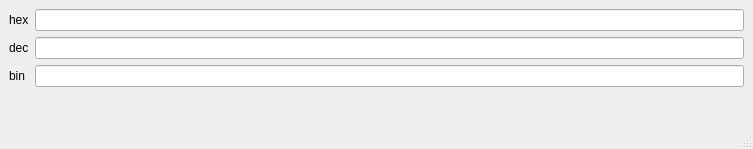
<?xml version="1.0" encoding="UTF-8"?>
<ui version="4.0">
 <class>MainWindow</class>
 <widget class="QMainWindow" name="MainWindow">
  <property name="geometry">
   <rect>
    <x>0</x>
    <y>0</y>
    <width>753</width>
    <height>149</height>
   </rect>
  </property>
  <property name="windowTitle">
   <string>Register</string>
  </property>
  <widget class="QWidget" name="centralwidget">
   <layout class="QFormLayout" name="formLayout">
    <item row="0" column="0">
     <widget class="QLabel" name="label">
      <property name="text">
       <string>hex</string>
      </property>
     </widget>
    </item>
    <item row="0" column="1">
     <widget class="NumberEdit" name="hex"/>
    </item>
    <item row="1" column="0">
     <widget class="QLabel" name="label_2">
      <property name="text">
       <string>dec</string>
      </property>
     </widget>
    </item>
    <item row="1" column="1">
     <widget class="NumberEdit" name="dec"/>
    </item>
    <item row="2" column="0">
     <widget class="QLabel" name="label_3">
      <property name="text">
       <string>bin</string>
      </property>
     </widget>
    </item>
    <item row="2" column="1">
     <widget class="NumberEdit" name="bin"/>
    </item>
   </layout>
  </widget>
  <widget class="QMenuBar" name="menubar">
   <property name="geometry">
    <rect>
     <x>0</x>
     <y>0</y>
     <width>753</width>
     <height>22</height>
    </rect>
   </property>
  </widget>
  <widget class="QStatusBar" name="statusbar"/>
 </widget>
 <customwidgets>
  <customwidget>
   <class>NumberEdit</class>
   <extends>QLineEdit</extends>
   <header>numberedit.h</header>
  </customwidget>
 </customwidgets>
 <resources/>
 <connections/>
</ui>
